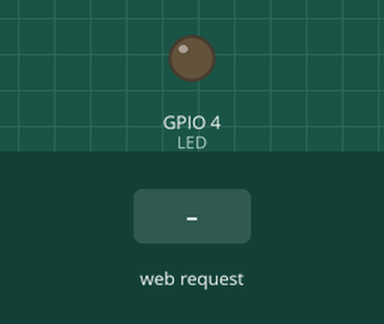
A sketch run on a simulated ESP32. Parts: output pins drawn as LEDs (lit = HIGH). The test bench sets the inputs (shaded band). WiFi joins after 1.5 s; servers stay silent unless stated; what the sketch prints to the serial monitor is not drawn.

Above: at 2.7 s.
2.8 s: HTTP request GET /Led_on received
At 4.0 s:
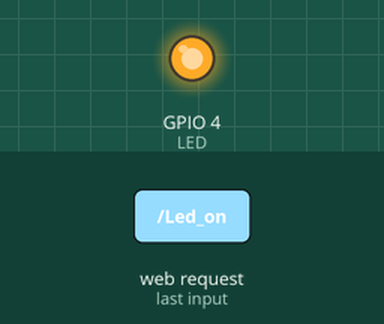
4.3 s: HTTP request GET /Led_off received
At 5.1 s:
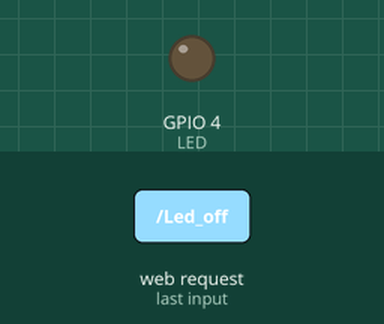
Timing chart, 0 to 7.3 s (numbered marks = the images above; inputs shaded):
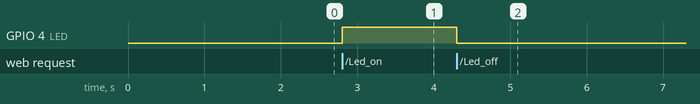

The sketch:

20_Web_Server.ino
```cpp
//---------------------------------------------------
// IP Multisala
#include <WiFi.h>
#include <WebServer.h>

#define LED 4

char* ssid = "Aula 1";
char* pwd = "Horus.2025";

WebServer servidor(80); // server es una variable y WebServer es el tipo (80) es el puerto

// Páginas

String home = "<!DOCTYPE html><html lang=\"es\"><head><meta charset=\"UTF-8\"><meta name=\"viewport\" content=\"width=device-width,initial-scale=1.0\"><title>Ejercico_1 Practica HTML</title></head><body><h1>Hola Mundo</h1><h2>Esta es la primera página Web</h2><h3>ARDUINO</h3><a href=\"/Segunda\">Ir a la segunda página</a></body></html>";
String segunda ="<!DOCTYPE html><html lang=\"es\"><head><meta charset=\"UTF-8\"><meta name=\"viewport\" content=\"width=device-width,initial-scale=1.0\"><title>Segunda Página</title></head><body><h1>Esta es la segunda página ARDUINO</h1><H2>MI NOMBRE ES JOSE ANTONIO</H2></body></html>";


//-------NOS CONECTAMOS A LA RED WIFI Y NOS DA LA DIRECCIÓN IP------
void setup() {
  Serial.begin(115200);
  WiFi.mode(WIFI_STA);   // Modo de conectarnos a internet
  WiFi.begin(ssid, pwd);
  pinMode(LED, OUTPUT);

  while(WiFi.status() != WL_CONNECTED){   // Estado de si hay conexión
    delay(500);
    Serial.print(".");
  }
  Serial.print("\n");
  Serial.print("Conectado a la IP: ");
  Serial.println(WiFi.localIP());

// Solicitud WEB
servidor.on("/", handle_OnConnect);  //handle_OnConnect este nombre el que queramos. Es una función que vamos a crear.
servidor.on("/Segunda", handle_segunda);
servidor.on("/Led_on", handle_encender);
servidor.on("/Led_off", handle_apagar);

  servidor.begin();  // iniciamos el servidor web
  Serial.println("Servidor Web iniciado: ");
}
//---------------------------------------------------
void loop() {
  servidor.handleClient();
}
//---------------------------------------------------
//---------este es la dirección de mi arduino 192.168.0.58 ----------

// Función de respuesta a las páginas web

void handle_OnConnect(){
  servidor.send(200, "text/html", home);  // Code de que todo va bien
}
//-------------Funcion de segunda pagina web---------------------------------
void handle_segunda(){
  servidor.send(200, "text/html", segunda);  // Code de que todo va bien
}
//-------------Funcion de encender led---------------------------------
void handle_encender(){
     digitalWrite(LED, HIGH);
     servidor.send(200, "text/html", "");
}
//-------------Funcion de APAGAR led---------------------------------
void handle_apagar(){
     digitalWrite(LED, LOW);
     servidor.send(200, "text/html", "");
}
```

Measured:
- after the input at 2.8 s, GPIO 4 (LED): LOW → HIGH at once
- after the input at 4.3 s, GPIO 4 (LED): HIGH → LOW at once
